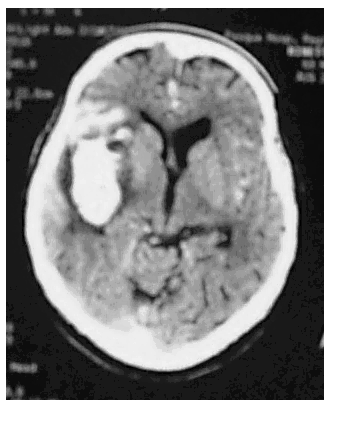
#> input picture homework/imgs/isch_head.bmp, 352 x 435 px
$ python med_img_proc_hw_1.py   (older library calls are emulated)
#> lines starting #> are read from the running program, lines starting #| are printed output that depends on the picture; after the words box and inside, x2 and y2 are one past the last pixel; in counts of white or black regions, pixels touching at a corner belong together
#> further down, head is the input picture: shape (435, 352); min 0, max 255, mean 137.8
### homework/utills.py
import cv2
import matplotlib.pyplot as plt
import numpy as np


# functions

# [52 lines left out: functions add_gaussian_noise, iter_threshold, binary_image, not called in this run]


def sobel_edge_detection(img, filter):
   edges = cv2.filter2D(img, -1, filter)
   return iter_threshold(edges)[1]


# [17 lines left out: function four_direction_edge_detector, not called in this run]

def LoG(img, sigma):
    return cv2.Laplacian(cv2.GaussianBlur(img, (0, 0), sigma),cv2.CV_64F)

# [17 lines left out: functions zero_crossing, offset_indices, not called in this run]


def zero_surrounded(img):
    return not (img[0, :].any() or img[-1, :].any() or img[:, 0].any() or img[:, -1].any())


def get4n(point, shape):
    x = point[0]
    y = point[1]
    out = []
    max_x = shape[1]-1
    max_y = shape[0]-1

    #top center
    out_x = x
    out_y = min(max(y-1,0),max_y)
    out.append((out_x,out_y))

    #left
    out_x = min(max(x-1,0),max_x)
    out_y = y
    out.append((out_x,out_y))

    #right
    out_x = min(max(x+1,0),max_x)
    out_y = y
    out.append((out_x,out_y))

    #bottom center
    out_x = x
    out_y = min(max(y+1,0),max_y)
    out.append((out_x,out_y))

    return out

def region_growing(img, seed, threshold=0):
#> called with seed = (180, 95), threshold = 20
    w = img.shape[0]
#> w = 435
    h = img.shape[1]
#> h = 352
    seg = np.zeros((w, h))
    seed_val = img[seed]
#> seed_val = 241
    threshold_map = np.abs(img.astype(int) - seed_val)
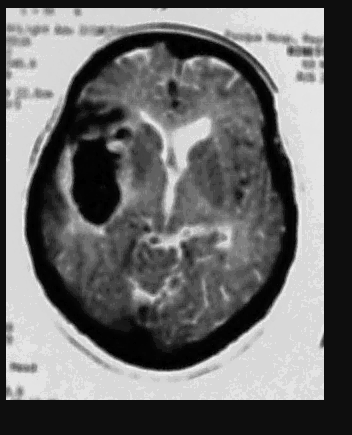
#> threshold_map: shape (435, 352) int64; min 0, max 241, mean 108.4
    bin_img = np.where(threshold_map <= threshold, 1, 0)
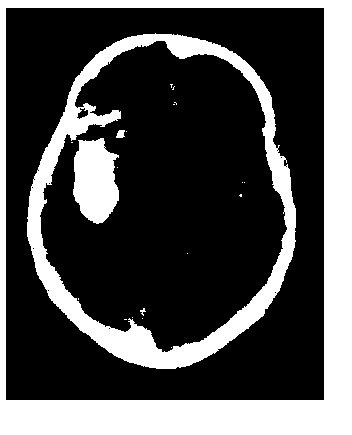
#> bin_img: shape (435, 352) int64; values 0 (black) and 1 (white), 30.2% white; 21 white regions (16 under 20 px), largest, box (x1, y1, x2, y2) and area: (0, 0, 352, 435) 28464, (27, 33, 296, 369) 14714, (73, 138, 119, 224) 2986, (116, 130, 125, 138) 56, (140, 308, 146, 316) 21
    size_in_pixels = 0
    already_checked = []
    points_lst = []
    points_lst.append((seed[0], seed[1]))
    while len(points_lst) > 0:
        curr_pix = points_lst[0]
        seg[curr_pix] = 255
        for coord in get4n(curr_pix, img.shape):
            if bin_img[coord] == 1:
                seg[coord] = 255
                if coord not in already_checked:
                    points_lst.append(coord)
                already_checked.append(coord)
        points_lst.pop(0)

    size_in_pixels = np.count_nonzero(seg)
    return (seg.astype(int), size_in_pixels)

### homework/med_img_proc_hw_1.py
import sys
import os
import cv2
import matplotlib.pyplot as plt
import numpy as np
from utills import *

head = cv2.imread('imgs/isch_head.bmp',cv2.IMREAD_GRAYSCALE)
seed = (180, 95)

(seg, size) = region_growing(head, seed, 20)
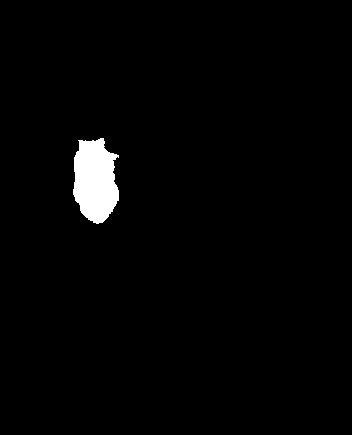
#> seg: shape (435, 352) int64; 1.9% white; 1 white region, box (x1, y1, x2, y2) and area: (73, 138, 119, 224) 2985
#> size = 2985
print(size)
#| 2985
plt.figure()
plt.subplot(1,2,1)
plt.imshow(head, cmap='gray')
plt.title('Original Image')
plt.subplot(1,2,2)
plt.imshow(seg, cmap='gray')
plt.title('After region growing segmentation')
#> (the run stopped early here; a loop or call above may not have finished)
